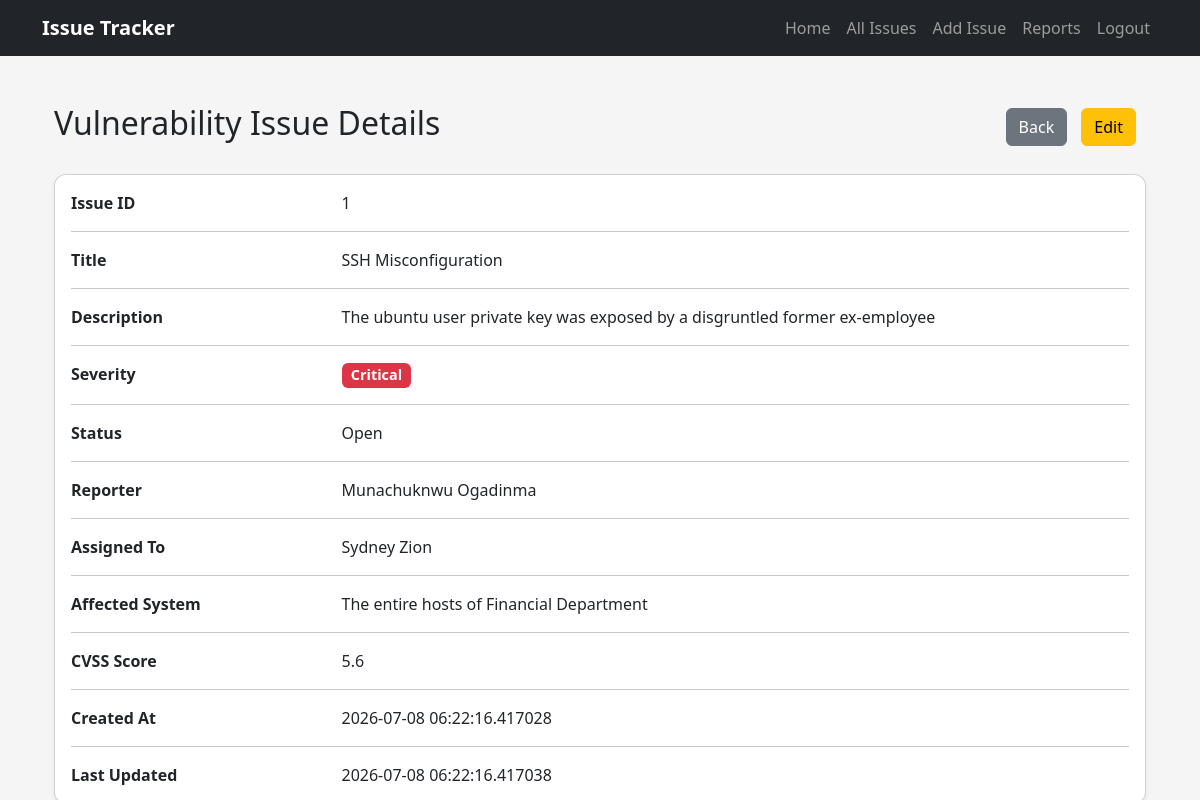
Screenshot of /view_issue/1 (signed in) with the database file from the repository.
### models.py (models this page shows, shortened)
class VulnIssue(db.Model):
    __tablename__ = "issues"
    id = db.Column(db.Integer, primary_key=True,autoincrement=True)
    title = db.Column(db.String(100), nullable=False)
    description = db.Column(db.Text, nullable=False)
    severity = db.Column(db.String(20), nullable=False)
    status = db.Column(db.String(20), nullable=False)
    reporter = db.Column(db.String(100), nullable=False)
    assigned_to = db.Column(db.String(100), nullable=False)
    affected_system = db.Column(db.String(150), nullable=False)
    cvss_score = db.Column(db.Float, nullable=False)
    created_at = db.Column(db.DateTime, default=datetime.utcnow)
    updated_at = db.Column(
    db.DateTime,
    default=datetime.utcnow,
    onupdate=datetime.utcnow
    )

### routes.py (the view)
@api.route("/view_issue/<int:issue_id>", methods=["GET"]) #/view_issue/{{ issue.id }}
def view_issue_page(issue_id):
    issue = db.session.get(VulnIssue, issue_id)
    if issue is None:
        return f"Issue number not found", 404
    return render_template(
        "view_issue.html",
        issue=issue
    )

### templates/view_issue.html
{% extends "base.html" %} {% block title %} View Issue {% endblock %} {% block
content %}
<div class="container mt-4">
  <div class="d-flex justify-content-between align-items-center mb-4">
    <h2>Vulnerability Issue Details</h2>
    <div>
      <a href="/issues-page" class="btn btn-secondary"> Back </a>
      <a href="/edit-issue/{{ issue.id }}" class="btn btn-warning"> Edit </a>
    </div>
  </div>
  <div class="card shadow-sm">
    <div class="card-body">
      <div class="row mb-3">
        <div class="col-md-3">
          <strong>Issue ID</strong>
        </div>
        <div class="col-md-9">{{ issue.id }}</div>
      </div>
      <hr />
      <div class="row mb-3">
        <div class="col-md-3">
          <strong>Title</strong>
        </div>
        <div class="col-md-9">{{ issue.title }}</div>
      </div>
      <hr />
      <div class="row mb-3">
        <div class="col-md-3">
          <strong>Description</strong>
        </div>
        <div class="col-md-9">{{ issue.description }}</div>
      </div>
      <hr />
      <div class="row mb-3">
        <div class="col-md-3">
          <strong>Severity</strong>
        </div>
        <div class="col-md-9">
          <span class="badge bg-danger"> {{ issue.severity }} </span>
        </div>
      </div>
      <hr />
      <div class="row mb-3">
        <div class="col-md-3">
          <strong>Status</strong>
        </div>
        <div class="col-md-9">{{ issue.status }}</div>
      </div>
      <hr />
      <div class="row mb-3">
        <div class="col-md-3">
          <strong>Reporter</strong>
        </div>
        <div class="col-md-9">{{ issue.reporter }}</div>
      </div>
      <hr />
      <div class="row mb-3">
        <div class="col-md-3">
          <strong>Assigned To</strong>
        </div>
        <div class="col-md-9">{{ issue.assigned_to }}</div>
      </div>
      <hr />
      <div class="row mb-3">
        <div class="col-md-3">
          <strong>Affected System</strong>
        </div>
        <div class="col-md-9">{{ issue.affected_system }}</div>
      </div>
      <hr />
      <div class="row mb-3">
        <div class="col-md-3">
          <strong>CVSS Score</strong>
        </div>
        <div class="col-md-9">{{ issue.cvss_score }}</div>
      </div>
      {% if issue.created_at %}
      <hr />
      <div class="row mb-3">
        <div class="col-md-3">
          <strong>Created At</strong>
        </div>
        <div class="col-md-9">{{ issue.created_at }}</div>
      </div>
      {% endif %} {% if issue.updated_at %}
      <hr />
      <div class="row">
        <div class="col-md-3">
          <strong>Last Updated</strong>
        </div>
        <div class="col-md-9">{{ issue.updated_at }}</div>
      </div>
      {% endif %}
    </div>
  </div>
</div>
{% endblock %}

### static/css/style.css (style rules this page uses)
body { background: #f5f5f5; }
.card { border-radius: 12px; }
.btn { margin-right: 10px; }
.card { box-shadow: 0 0 10px rgba(0, 0, 0, 0.1); }
.badge { font-size: 0.9rem; }

### rows the page displays
VulnIssue: id "1", title "SSH Misconfiguration", description "The ubuntu user private key was exposed by a disgruntled former ex-employee", severity "Critical", status "Open", reporter "Munachuknwu Ogadinma", assigned_to "Sydney Zion", affected_system "The entire hosts of Financial Department", cvss_score "5.6", created_at "2026-07-08 06:22:16.417028", updated_at "2026-07-08 06:22:16.417038"
